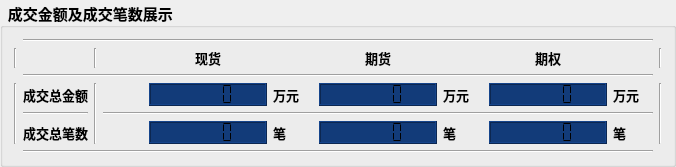
    <widget class="QGroupBox" name="groupBox_5">
     <property name="font">
      <font>
       <family>微软雅黑</family>
       <pointsize>11</pointsize>
       <weight>75</weight>
       <bold>true</bold>
      </font>
     </property>
     <property name="title">
      <string>  成交金额及成交笔数展示</string>
     </property>
     <property name="alignment">
      <set>Qt::AlignLeading|Qt::AlignLeft|Qt::AlignVCenter</set>
     </property>
     <layout class="QGridLayout" name="gridLayout_10">
      <item row="0" column="0">
       <layout class="QGridLayout" name="gridLayout_9">
        <item row="3" column="0" rowspan="3">
         <widget class="Line" name="line_71">
          <property name="orientation">
           <enum>Qt::Vertical</enum>
          </property>
         </widget>
        </item>
        <item row="3" column="2" rowspan="3">
         <widget class="Line" name="line_67">
          <property name="orientation">
           <enum>Qt::Vertical</enum>
          </property>
         </widget>
        </item>
        <item row="1" column="0">
         <widget class="Line" name="line_70">
          <property name="orientation">
           <enum>Qt::Vertical</enum>
          </property>
         </widget>
        </item>
        <item row="3" column="1">
         <widget class="QLabel" name="label_25">
          <property name="font">
           <font>
            <family>Arial</family>
            <pointsize>10</pointsize>
            <weight>75</weight>
            <bold>true</bold>
           </font>
          </property>
          <property name="text">
           <string>成交总金额</string>
          </property>
          <property name="alignment">
           <set>Qt::AlignCenter</set>
          </property>
         </widget>
        </item>
        <item row="4" column="1">
         <widget class="Line" name="line_68">
          <property name="orientation">
           <enum>Qt::Horizontal</enum>
          </property>
         </widget>
        </item>
        <item row="4" column="3" colspan="13">
         <widget class="Line" name="line_69">
          <property name="orientation">
           <enum>Qt::Horizontal</enum>
          </property>
         </widget>
        </item>
        <item row="2" column="1" colspan="15">
         <widget class="Line" name="line_65">
          <property name="orientation">
           <enum>Qt::Horizontal</enum>
          </property>
         </widget>
        </item>
        <item row="5" column="1">
         <widget class="QLabel" name="label_26">
          <property name="font">
           <font>
            <family>Arial</family>
            <pointsize>10</pointsize>
            <weight>75</weight>
            <bold>true</bold>
           </font>
          </property>
          <property name="text">
           <string>成交总笔数</string>
          </property>
          <property name="alignment">
           <set>Qt::AlignCenter</set>
          </property>
         </widget>
        </item>
        <item row="3" column="4" colspan="3">
         <widget class="QLCDNumber" name="lcdNumber_28">
          <property name="styleSheet">
           <string notr="true">background-color: #123B79;
border-color: rgb(24, 96, 194);</string>
          </property>
          <property name="segmentStyle">
           <enum>QLCDNumber::Flat</enum>
          </property>
         </widget>
        </item>
        <item row="3" column="12" colspan="3">
         <widget class="QLCDNumber" name="lcdNumber_32">
          <property name="styleSheet">
           <string notr="true">background-color: #123B79;
border-color: rgb(24, 96, 194);</string>
          </property>
          <property name="segmentStyle">
           <enum>QLCDNumber::Flat</enum>
          </property>
         </widget>
        </item>
        <item row="5" column="8" colspan="3">
         <widget class="QLCDNumber" name="lcdNumber_31">
          <property name="styleSheet">
           <string notr="true">background-color: #123B79;
border-color: rgb(24, 96, 194);</string>
          </property>
          <property name="segmentStyle">
           <enum>QLCDNumber::Flat</enum>
          </property>
         </widget>
        </item>
        <item row="5" column="4" colspan="3">
         <widget class="QLCDNumber" name="lcdNumber_29">
          <property name="styleSheet">
           <string notr="true">background-color: #123B79;
border-color: rgb(24, 96, 194);</string>
          </property>
          <property name="segmentStyle">
           <enum>QLCDNumber::Flat</enum>
          </property>
         </widget>
        </item>
        <item row="6" column="1" colspan="15">
         <widget class="Line" name="line_72">
          <property name="orientation">
           <enum>Qt::Horizontal</enum>
          </property>
         </widget>
        </item>
        <item row="3" column="8" colspan="3">
         <widget class="QLCDNumber" name="lcdNumber_30">
          <property name="styleSheet">
           <string notr="true">background-color: #123B79;
border-color: rgb(24, 96, 194);</string>
          </property>
          <property name="segmentStyle">
           <enum>QLCDNumber::Flat</enum>
          </property>
         </widget>
        </item>
        <item row="0" column="1" colspan="15">
         <widget class="Line" name="line_64">
          <property name="orientation">
           <enum>Qt::Horizontal</enum>
          </property>
         </widget>
        </item>
        <item row="5" column="12" colspan="3">
         <widget class="QLCDNumber" name="lcdNumber_33">
          <property name="styleSheet">
           <string notr="true">background-color: #123B79;
border-color: rgb(24, 96, 194);</string>
          </property>
          <property name="segmentStyle">
           <enum>QLCDNumber::Flat</enum>
          </property>
         </widget>
        </item>
        <item row="1" column="16">
         <widget class="Line" name="line_73">
          <property name="orientation">
           <enum>Qt::Vertical</enum>
          </property>
         </widget>
        </item>
        <item row="3" column="16" rowspan="3">
         <widget class="Line" name="line_74">
          <property name="orientation">
           <enum>Qt::Vertical</enum>
          </property>
         </widget>
        </item>
        <item row="1" column="9">
         <widget class="QLabel" name="label_28">
          <property name="font">
           <font>
            <pointsize>10</pointsize>
           </font>
          </property>
          <property name="text">
           <string>期货</string>
          </property>
         </widget>
        </item>
        <item row="1" column="12">
         <spacer name="horizontalSpacer_42">
          <property name="orientation">
           <enum>Qt::Horizontal</enum>
          </property>
          <property name="sizeHint" stdset="0">
           <size>
            <width>40</width>
            <height>20</height>
           </size>
          </property>
         </spacer>
        </item>
        <item row="1" column="11">
         <spacer name="horizontalSpacer_41">
          <property name="orientation">
           <enum>Qt::Horizontal</enum>
          </property>
          <property name="sizeHint" stdset="0">
           <size>
            <width>40</width>
            <height>20</height>
           </size>
          </property>
         </spacer>
        </item>
        <item row="1" column="15">
         <spacer name="horizontalSpacer_44">
          <property name="orientation">
           <enum>Qt::Horizontal</enum>
          </property>
          <property name="sizeHint" stdset="0">
           <size>
            <width>40</width>
            <height>20</height>
           </size>
          </property>
         </spacer>
        </item>
        <item row="1" column="14">
         <spacer name="horizontalSpacer_43">
          <property name="orientation">
           <enum>Qt::Horizontal</enum>
          </property>
          <property name="sizeHint" stdset="0">
           <size>
            <width>40</width>
            <height>20</height>
           </size>
          </property>
         </spacer>
        </item>
        <item row="1" column="10">
         <spacer name="horizontalSpacer_40">
          <property name="orientation">
           <enum>Qt::Horizontal</enum>
          </property>
          <property name="sizeHint" stdset="0">
           <size>
            <width>40</width>
            <height>20</height>
           </size>
          </property>
         </spacer>
        </item>
        <item row="1" column="8">
         <spacer name="horizontalSpacer_39">
          <property name="orientation">
           <enum>Qt::Horizontal</enum>
          </property>
          <property name="sizeHint" stdset="0">
           <size>
            <width>40</width>
            <height>20</height>
           </size>
          </property>
         </spacer>
        </item>
        <item row="1" column="7">
         <spacer name="horizontalSpacer_38">
          <property name="orientation">
           <enum>Qt::Horizontal</enum>
          </property>
          <property name="sizeHint" stdset="0">
           <size>
            <width>40</width>
            <height>20</height>
           </size>
          </property>
         </spacer>
        </item>
        <item row="1" column="6">
         <spacer name="horizontalSpacer_37">
          <property name="orientation">
           <enum>Qt::Horizontal</enum>
          </property>
          <property name="sizeHint" stdset="0">
           <size>
            <width>40</width>
            <height>20</height>
           </size>
          </property>
         </spacer>
        </item>
        <item row="1" column="4">
         <spacer name="horizontalSpacer_36">
          <property name="orientation">
           <enum>Qt::Horizontal</enum>
          </property>
          <property name="sizeHint" stdset="0">
           <size>
            <width>40</width>
            <height>20</height>
           </size>
          </property>
         </spacer>
        </item>
        <item row="1" column="3">
         <spacer name="horizontalSpacer_35">
          <property name="orientation">
           <enum>Qt::Horizontal</enum>
          </property>
          <property name="sizeHint" stdset="0">
           <size>
            <width>40</width>
            <height>20</height>
           </size>
          </property>
         </spacer>
        </item>
        <item row="1" column="1">
         <spacer name="horizontalSpacer_34">
          <property name="orientation">
           <enum>Qt::Horizontal</enum>
          </property>
          <property name="sizeHint" stdset="0">
           <size>
            <width>40</width>
            <height>20</height>
           </size>
          </property>
         </spacer>
        </item>
        <item row="1" column="2">
         <widget class="Line" name="line_66">
          <property name="orientation">
           <enum>Qt::Vertical</enum>
          </property>
         </widget>
        </item>
        <item row="1" column="13">
         <widget class="QLabel" name="label_29">
          <property name="font">
           <font>
            <pointsize>10</pointsize>
           </font>
          </property>
          <property name="text">
           <string>期权</string>
          </property>
         </widget>
        </item>
        <item row="1" column="5">
         <widget class="QLabel" name="label_27">
          <property name="font">
           <font>
            <family>微软雅黑</family>
            <pointsize>10</pointsize>
            <weight>75</weight>
            <bold>true</bold>
           </font>
          </property>
          <property name="text">
           <string>现货</string>
          </property>
         </widget>
        </item>
        <item row="3" column="7">
         <widget class="QLabel" name="label_36">
          <property name="font">
           <font>
            <family>Arial</family>
            <pointsize>10</pointsize>
            <weight>75</weight>
            <bold>true</bold>
           </font>
          </property>
          <property name="text">
           <string>万元</string>
          </property>
         </widget>
        </item>
        <item row="3" column="11">
         <widget class="QLabel" name="label_37">
          <property name="font">
           <font>
            <family>Arial</family>
            <pointsize>10</pointsize>
            <weight>75</weight>
            <bold>true</bold>
           </font>
          </property>
          <property name="text">
           <string>万元</string>
          </property>
         </widget>
        </item>
        <item row="3" column="15">
         <widget class="QLabel" name="label_38">
          <property name="font">
           <font>
            <family>Arial</family>
            <pointsize>10</pointsize>
            <weight>75</weight>
            <bold>true</bold>
           </font>
          </property>
          <property name="text">
           <string>万元</string>
          </property>
         </widget>
        </item>
        <item row="5" column="7">
         <widget class="QLabel" name="label_39">
          <property name="font">
           <font>
            <family>Arial</family>
            <pointsize>10</pointsize>
            <weight>75</weight>
            <bold>true</bold>
           </font>
          </property>
          <property name="text">
           <string>笔</string>
          </property>
         </widget>
        </item>
        <item row="5" column="11">
         <widget class="QLabel" name="label_40">
          <property name="font">
           <font>
            <family>Arial</family>
            <pointsize>10</pointsize>
            <weight>75</weight>
            <bold>true</bold>
           </font>
          </property>
          <property name="text">
           <string>笔</string>
          </property>
         </widget>
        </item>
        <item row="5" column="15">
         <widget class="QLabel" name="label_41">
          <property name="font">
           <font>
            <family>Arial</family>
            <pointsize>10</pointsize>
            <weight>75</weight>
            <bold>true</bold>
           </font>
          </property>
          <property name="text">
           <string>笔</string>
          </property>
         </widget>
        </item>
       </layout>
      </item>
     </layout>
    </widget>
